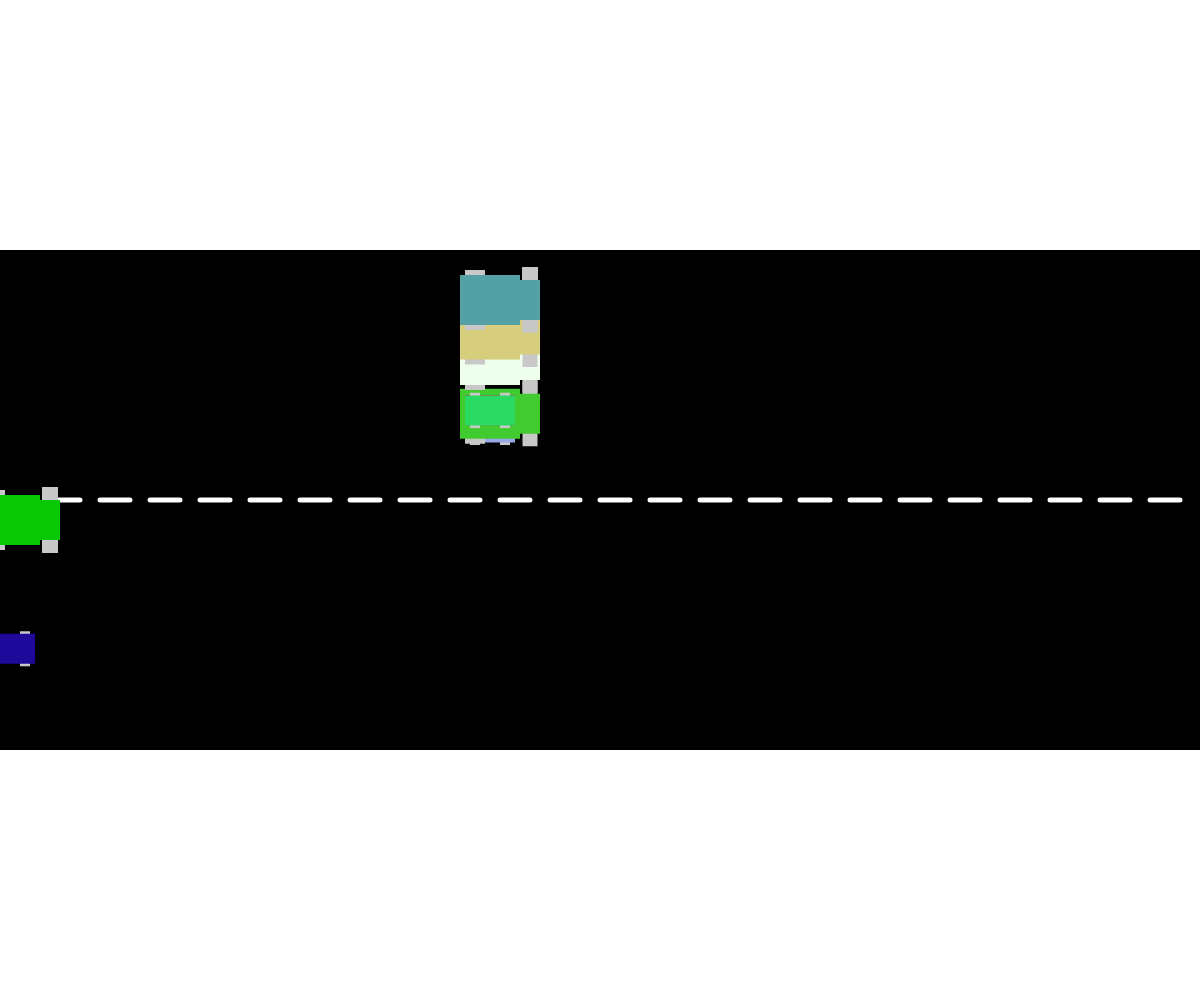
Frame 1 (no input)
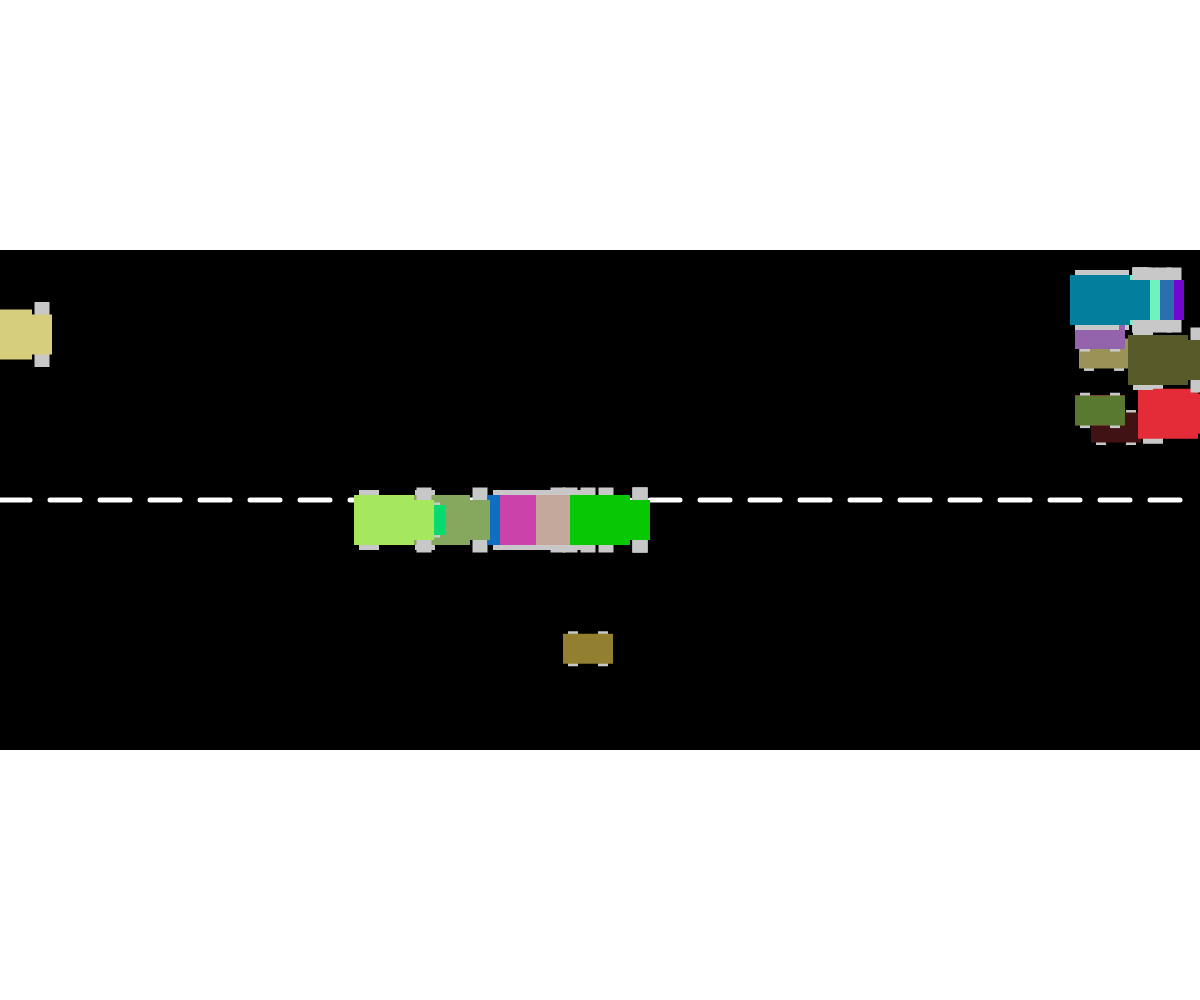
Frame 60 (no input)
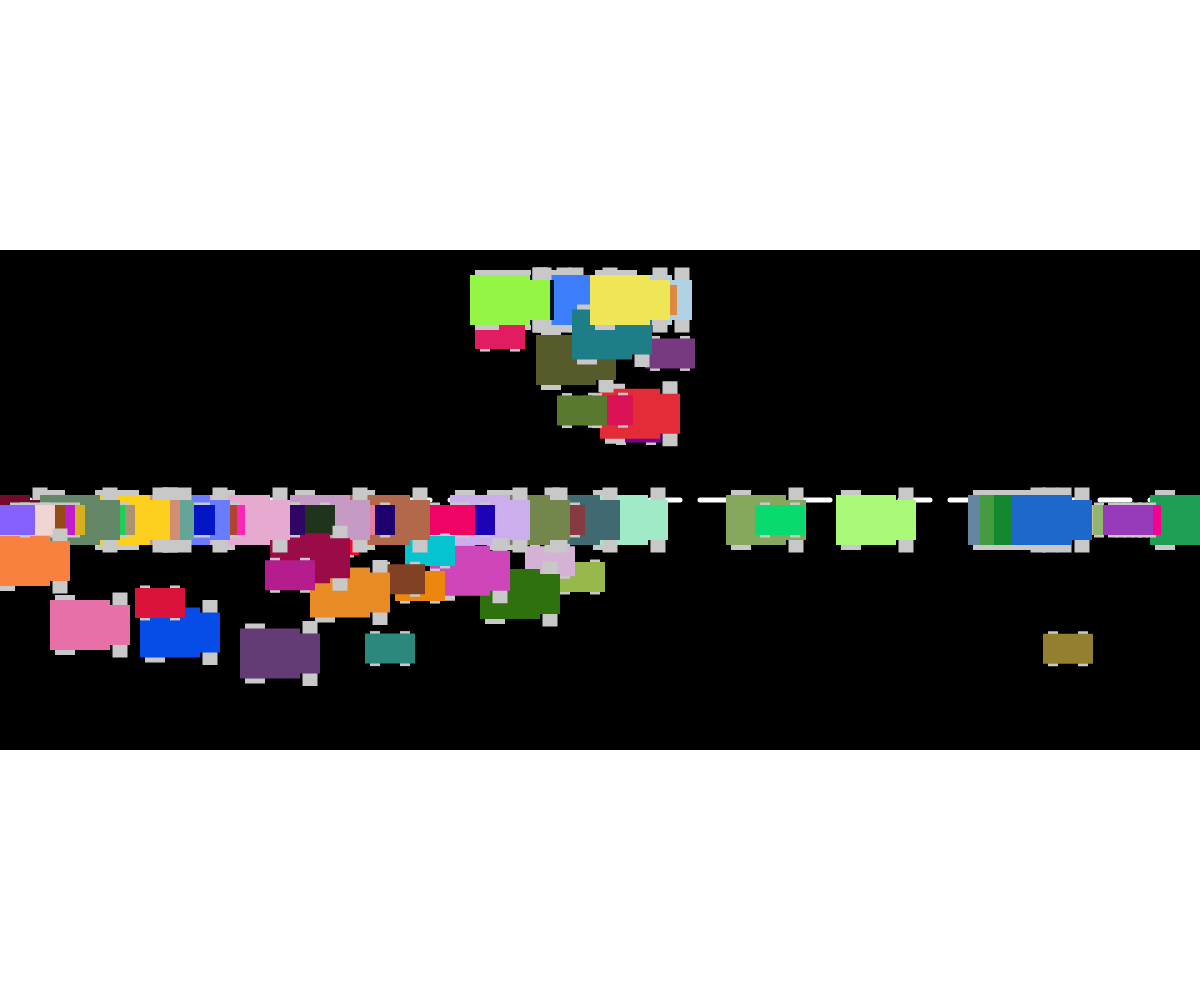
Frame 120 (the mouse pressed at the canvas centre since frame 60)

The p5.js sketch that drew these frames (run headless with seeded random() and noise() and a simulated clock; from frame 60 on, the mouse is pressed at the canvas centre):

// p5.js sketch
// ── sketch.js
// Cars Cars Cars
// Ben Schoenfeld
// May 27, 2022
//
// Create a traffic simulator that mimmicks the random stops-and-starts
// of a real road
//Extra: 0.25 - add a mouse-click funciton to add cars to each lanes


//global variables
let myCar;
const CARS_CREATE1 = 20;
const CARS_CREATE2 = 20;
let driveEast = [];
let driveWest = [];
let bottomHalf;
let topHalf;


class Cars {
  constructor(x, y, dir) {
    this.x = x;
    this.y = y;
    this.dir = dir;
    this.type = int(random(2));
    this.c = color(random(255), random(255), random(255));

    if (this.dir === 0) {
      this.speed = 10;
    } else {
      this.speed = -10;
    }
  }


//methods
  move() {
    //wraparound effect
    this.x += this.speed;
    if (this.x <= 0 && this.dir === 1) {
      this.x += width;
    } else if (this.x >= width && this.dir === 0) {
      this.x -= width;
    }
  }

  speedUp() {
    this.speed += 2;
    if (this.dir === 0) {
      this.speed = constrain(this.speed, 1, 10);
    } else {
      this.speed = constrain(this.speed, -10, -1);
    }
  }

  speedDown() {
    this.speed -= 2;
    if (this.dir === 0) {
      this.speed = constrain(this.speed, 1, 10);
    } else {
      this.speed = constrain(this.speed, -10, -1);
    }
  }

  changeColor() {
    this.c = color(random(255), random(255), random(255));
  }

  display() {
    rectMode(CENTER);
    noStroke();

    // Car === 0  Truck === 1 
    if (this.type === 0) {
      fill(200)
      rect(this.x + 15, this.y, 10, 35);
      rect(this.x - 15, this.y, 10, 35);

      fill(this.c)
      rect(this.x, this.y, 50, 30);

    } else {
      fill(200);
      rect(this.x + 40, this.y, 15, 65)
      rect(this.x - 15, this.y, 20, 60)

      fill(this.c);
      rect(this.x, this.y, 60, 50);
      rect(this.x + 30, this.y, 40, 40)
    }
  }



  action() {
//1% chance to speedup/down
    if (random(100) <= 1) {
      this.speedUp();
    }
    if (random(100) <= 1) {
      this.speedDown();
    }
//1% chance to change color
    if (random(100) <= 1) {
      this.changeColor();
    }

    this.move();
    this.display();
  }
}


function setup() {
  createCanvas(windowWidth, windowHeight)


  //draw cars travelling east
  for (let i = 0; i < CARS_CREATE1; i++) {
    bottomHalf = random(670);
    bottomHalf = constrain(bottomHalf, 520, 670);
    driveEast.push(new Cars(0, bottomHalf, 0));
  }

  //draw cars travelling west
  for (let i = 0; i < CARS_CREATE2; i++) {
    topHalf = random(435);
    topHalf = constrain(topHalf, 300, 435);
    driveWest.push(new Cars(500, topHalf, 1));
  }


}

function draw() {
  background(255);
  drawRoad();

  for (let i = 0; i < driveEast.length; i++) {
    driveEast[i].action();
  }
  for (let i = 0; i < driveWest.length; i++) {
    driveWest[i].action();
  }

//add car eastbound with left click / westbound shift-left click
  if (mouseButton === LEFT && mouseIsPressed && !keyIsDown(16)) {
    bottomHalf = random(670);
    bottomHalf = constrain(bottomHalf, 520, 670);
    driveEast.push(new Cars(0, bottomHalf, 0));
  }
  if (mouseButton === LEFT && mouseIsPressed) {
    if (keyIsDown(16)) {
      topHalf = random(435);
      topHalf = constrain(topHalf, 300, 435);
      driveWest.push(new Cars(500, topHalf, 1));
    }
  }


  //draws evenly-spaced dotted-line
  function drawRoad() {
    rectMode(CORNER);
    noStroke();
    fill(0);
    rect(0, height / 4, width, height / 2);

    for (let x = 0; x < width; x += 50) {
      stroke(255);
      strokeWeight(5);
      line(x, windowHeight / 2, x + 30, windowHeight / 2);
    }
  }
}
